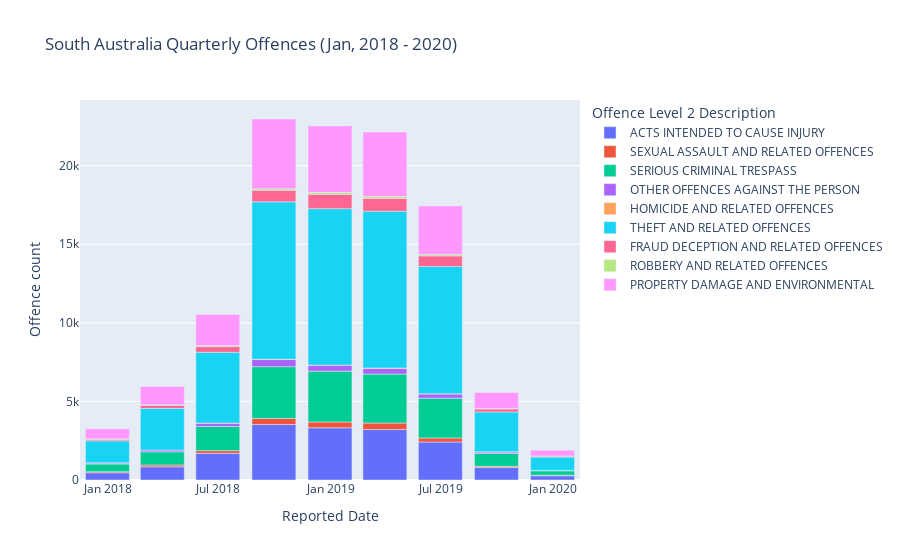

This figure's notebook cell:
### Markdown cell above
# Quarterly Offences
Property damage and theft are the most common offences each qurter. Totallying close to two thids of all offences per quater. intrestingly the numberof offences commited between Jan 2019 and Jul 2019 are the highest total which is to be exected as there is a corrlation between summer months and a hightened crime rate. The reason we do not see this repliated in Jan 2020 is because that is when COVID-19 was first discovered.

### Code cell
long_df = px.data.medals_long()
fig = px.bar(weeklyOffences, x="Reported Date", y="Offence count", color='Offence Level 2 Description', title="South Australia Quarterly Offences (Jan, 2018 - 2020)")
fig.show()

### Figure 1 — Plotly figure (JSON) as saved in the notebook; plotly's stock layout.template omitted (floating-point values rounded to 4 significant figures)
{"data": [{"alignmentgroup": "True", "hovertemplate": "Offence Level 2 Description=ACTS INTENDED TO CAUSE INJURY<br>Reported Date=%{x}<br>Offence count=%{y}<extra></extra>", "legendgroup": "ACTS INTENDED TO CAUSE INJURY", "marker": {"color": "#636efa", "pattern": {"shape": ""}}, "name": "ACTS INTENDED TO CAUSE INJURY", "offsetgroup": "ACTS INTENDED TO CAUSE INJURY", "orientation": "v", "showlegend": true, "textposition": "auto", "type": "bar", "x": ["2017-12-31T00:00:00", "2018-03-31T00:00:00", "2018-06-30T00:00:00", "2018-09-30T00:00:00", "2018-12-31T00:00:00", "2019-03-31T00:00:00", "2019-06-30T00:00:00", "2019-09-30T00:00:00", "2019-12-31T00:00:00"], "xaxis": "x", "y": [463, 842, 1695, 3528, 3322, 3210, 2416, 793, 269], "yaxis": "y"}, {"alignmentgroup": "True", "hovertemplate": "Offence Level 2 Description=SEXUAL ASSAULT AND RELATED OFFENCES<br>Reported Date=%{x}<br>Offence count=%{y}<extra></extra>", "legendgroup": "SEXUAL ASSAULT AND RELATED OFFENCES", "marker": {"color": "#EF553B", "pattern": {"shape": ""}}, "name": "SEXUAL ASSAULT AND RELATED OFFENCES", "offsetgroup": "SEXUAL ASSAULT AND RELATED OFFENCES", "orientation": "v", "showlegend": true, "textposition": "auto", "type": "bar", "x": ["2017-12-31T00:00:00", "2018-03-31T00:00:00", "2018-06-30T00:00:00", "2018-09-30T00:00:00", "2018-12-31T00:00:00", "2019-03-31T00:00:00", "2019-06-30T00:00:00", "2019-09-30T00:00:00", "2019-12-31T00:00:00"], "xaxis": "x", "y": [66, 115, 174, 392, 370, 417, 259, 80, 36], "yaxis": "y"}, {"alignmentgroup": "True", "hovertemplate": "Offence Level 2 Description=SERIOUS CRIMINAL TRESPASS<br>Reported Date=%{x}<br>Offence count=%{y}<extra></extra>", "legendgroup": "SERIOUS CRIMINAL TRESPASS", "marker": {"color": "#00cc96", "pattern": {"shape": ""}}, "name": "SERIOUS CRIMINAL TRESPASS", "offsetgroup": "SERIOUS CRIMINAL TRESPASS", "orientation": "v", "showlegend": true, "textposition": "auto", "type": "bar", "x": ["2017-12-31T00:00:00", "2018-03-31T00:00:00", "2018-06-30T00:00:00", "2018-09-30T00:00:00", "2018-12-31T00:00:00", "2019-03-31T00:00:00", "2019-06-30T00:00:00", "2019-09-30T00:00:00", "2019-12-31T00:00:00"], "xaxis": "x", "y": [492, 840, 1537, 3291, 3233, 3115, 2531, 820, 280], "yaxis": "y"}, {"alignmentgroup": "True", "hovertemplate": "Offence Level 2 Description=OTHER OFFENCES AGAINST THE PERSON<br>Reported Date=%{x}<br>Offence count=%{y}<extra></extra>", "legendgroup": "OTHER OFFENCES AGAINST THE PERSON", "marker": {"color": "#ab63fa", "pattern": {"shape": ""}}, "name": "OTHER OFFENCES AGAINST THE PERSON", "offsetgroup": "OTHER OFFENCES AGAINST THE PERSON", "orientation": "v", "showlegend": true, "textposition": "auto", "type": "bar", "x": ["2017-12-31T00:00:00", "2018-03-31T00:00:00", "2018-06-30T00:00:00", "2018-09-30T00:00:00", "2018-12-31T00:00:00", "2019-03-31T00:00:00", "2019-06-30T00:00:00", "2019-09-30T00:00:00", "2019-12-31T00:00:00"], "xaxis": "x", "y": [69, 107, 217, 455, 387, 377, 277, 99, 24], "yaxis": "y"}, {"alignmentgroup": "True", "hovertemplate": "Offence Level 2 Description=HOMICIDE AND RELATED OFFENCES<br>Reported Date=%{x}<br>Offence count=%{y}<extra></extra>", "legendgroup": "HOMICIDE AND RELATED OFFENCES", "marker": {"color": "#FFA15A", "pattern": {"shape": ""}}, "name": "HOMICIDE AND RELATED OFFENCES", "offsetgroup": "HOMICIDE AND RELATED OFFENCES", "orientation": "v", "showlegend": true, "textposition": "auto", "type": "bar", "x": ["2017-12-31T00:00:00", "2018-06-30T00:00:00", "2018-09-30T00:00:00", "2018-12-31T00:00:00", "2019-03-31T00:00:00", "2019-06-30T00:00:00", "2019-09-30T00:00:00", "2019-12-31T00:00:00"], "xaxis": "x", "y": [1, 3, 18, 8, 8, 6, 2, 3], "yaxis": "y"}, {"alignmentgroup": "True", "hovertemplate": "Offence Level 2 Description=THEFT AND RELATED OFFENCES<br>Reported Date=%{x}<br>Offence count=%{y}<extra></extra>", "legendgroup": "THEFT AND RELATED OFFENCES", "marker": {"color": "#19d3f3", "pattern": {"shape": ""}}, "name": "THEFT AND RELATED OFFENCES", "offsetgroup": "THEFT AND RELATED OFFENCES", "orientation": "v", "showlegend": true, "textposition": "auto", "type": "bar", "x": ["2017-12-31T00:00:00", "2018-03-31T00:00:00", "2018-06-30T00:00:00", "2018-09-30T00:00:00", "2018-12-31T00:00:00", "2019-03-31T00:00:00", "2019-06-30T00:00:00", "2019-09-30T00:00:00", "2019-12-31T00:00:00"], "xaxis": "x", "y": [1400, 2655, 4501, 10018, 9946, 9976, 8101, 2537, 847], "yaxis": "y"}, {"alignmentgroup": "True", "hovertemplate": "Offence Level 2 Description=FRAUD DECEPTION AND RELATED OFFENCES<br>Reported Date=%{x}<br>Offence count=%{y}<extra></extra>", "legendgroup": "FRAUD DECEPTION AND RELATED OFFENCES", "marker": {"color": "#FF6692", "pattern": {"shape": ""}}, "name": "FRAUD DECEPTION AND RELATED OFFENCES", "offsetgroup": "FRAUD DECEPTION AND RELATED OFFENCES", "orientation": "v", "showlegend": true, "textposition": "auto", "type": "bar", "x": ["2017-12-31T00:00:00", "2018-03-31T00:00:00", "2018-06-30T00:00:00", "2018-09-30T00:00:00", "2018-12-31T00:00:00", "2019-03-31T00:00:00", "2019-06-30T00:00:00", "2019-09-30T00:00:00", "2019-12-31T00:00:00"], "xaxis": "x", "y": [106, 198, 362, 740, 917, 819, 672, 193, 63], "yaxis": "y"}, {"alignmentgroup": "True", "hovertemplate": "Offence Level 2 Description=ROBBERY AND RELATED OFFENCES<br>Reported Date=%{x}<br>Offence count=%{y}<extra></extra>", "legendgroup": "ROBBERY AND RELATED OFFENCES", "marker": {"color": "#B6E880", "pattern": {"shape": ""}}, "name": "ROBBERY AND RELATED OFFENCES", "offsetgroup": "ROBBERY AND RELATED OFFENCES", "orientation": "v", "showlegend": true, "textposition": "auto", "type": "bar", "x": ["2017-12-31T00:00:00", "2018-03-31T00:00:00", "2018-06-30T00:00:00", "2018-09-30T00:00:00", "2018-12-31T00:00:00", "2019-03-31T00:00:00", "2019-06-30T00:00:00", "2019-09-30T00:00:00", "2019-12-31T00:00:00"], "xaxis": "x", "y": [20, 31, 66, 91, 120, 119, 92, 30, 11], "yaxis": "y"}, {"alignmentgroup": "True", "hovertemplate": "Offence Level 2 Description=PROPERTY DAMAGE AND ENVIRONMENTAL<br>Reported Date=%{x}<br>Offence count=%{y}<extra></extra>", "legendgroup": "PROPERTY DAMAGE AND ENVIRONMENTAL", "marker": {"color": "#FF97FF", "pattern": {"shape": ""}}, "name": "PROPERTY DAMAGE AND ENVIRONMENTAL", "offsetgroup": "PROPERTY DAMAGE AND ENVIRONMENTAL", "orientation": "v", "showlegend": true, "textposition": "auto", "type": "bar", "x": ["2017-12-31T00:00:00", "2018-03-31T00:00:00", "2018-06-30T00:00:00", "2018-09-30T00:00:00", "2018-12-31T00:00:00", "2019-03-31T00:00:00", "2019-06-30T00:00:00", "2019-09-30T00:00:00", "2019-12-31T00:00:00"], "xaxis": "x", "y": [639, 1163, 1976, 4439, 4229, 4098, 3084, 1010, 359], "yaxis": "y"}], "layout": {"barmode": "relative", "legend": {"title": {"text": "Offence Level 2 Description"}, "tracegroupgap": 0}, "title": {"text": "South Australia Quarterly Offences (Jan, 2018 - 2020)"}, "xaxis": {"anchor": "y", "domain": [0, 1], "title": {"text": "Reported Date"}}, "yaxis": {"anchor": "x", "domain": [0, 1], "title": {"text": "Offence count"}}}}
